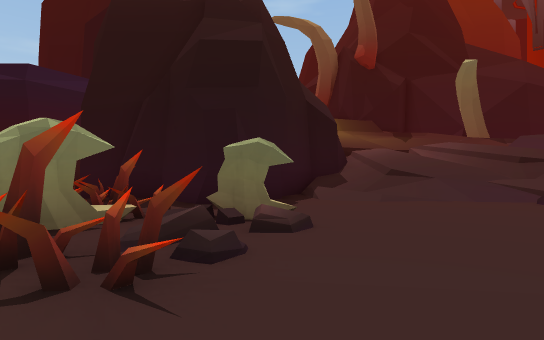
View 1 (above)

24 first-person views from a walk through a scene from a Unity 3-D project. The camera is 1.2 m above the floor, looks level and sees 80° across. The floor is counted in squares, 2 m on a side. Each view is taken from the middle of a square. On the plan, view 1 faces up. The plan holds only what a view shows up to about 10 squares ahead; the rest is blank. The place goes on beyond the plan. The player is left out.

View 2
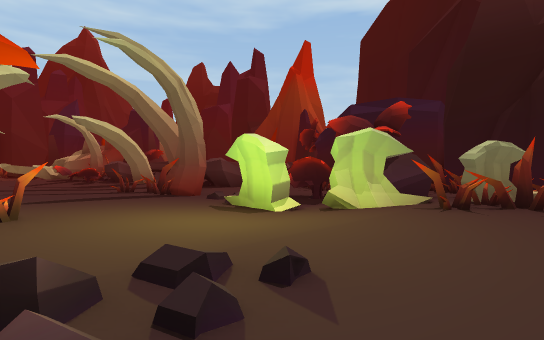

View 3
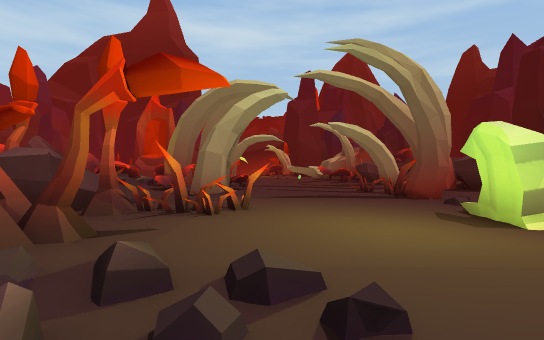

View 4
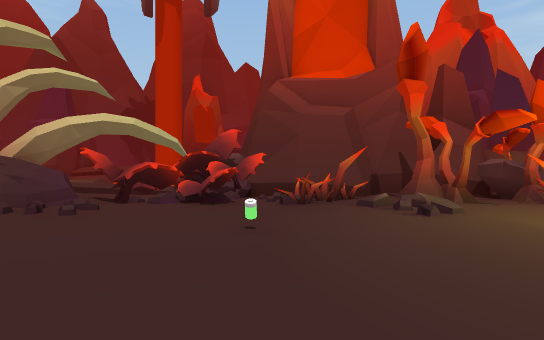

View 5
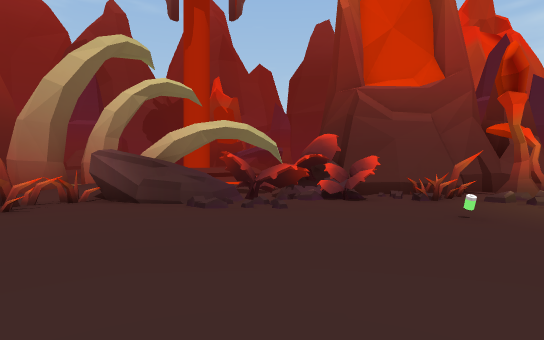

View 6
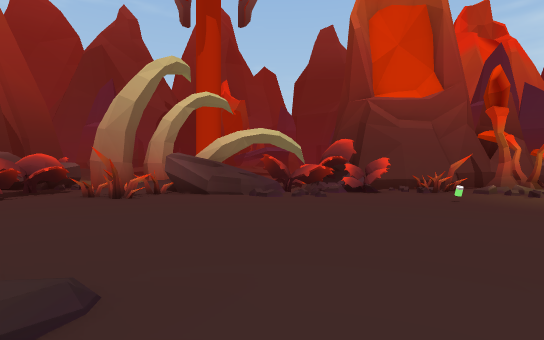

View 7
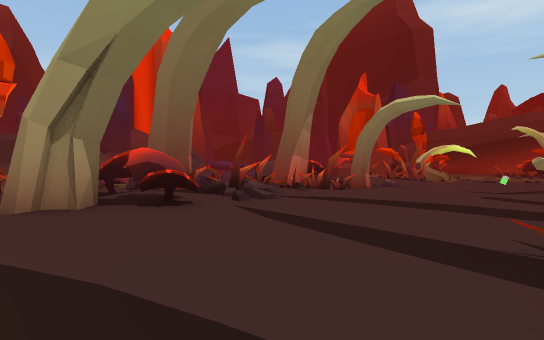

View 8
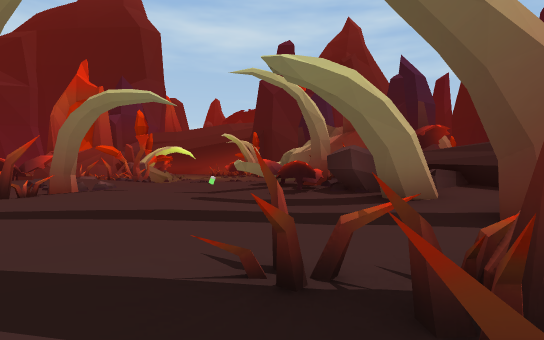

View 9
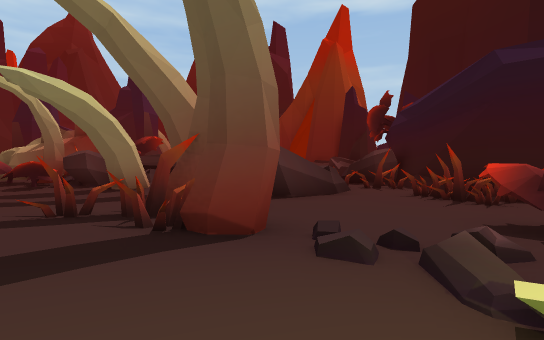

View 10
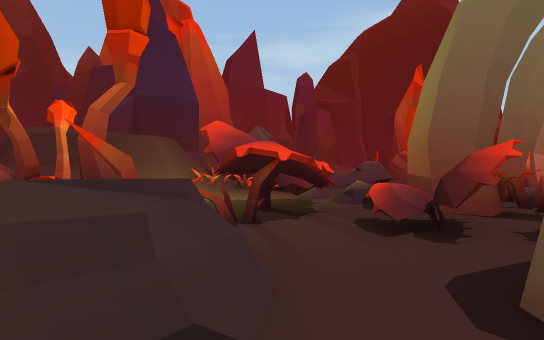

View 11
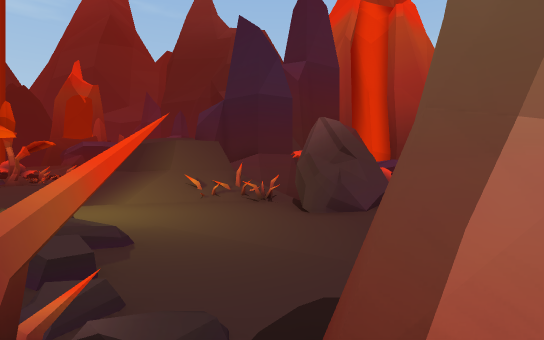

View 12
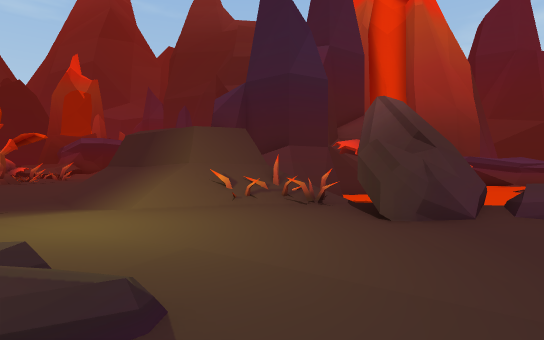

View 13
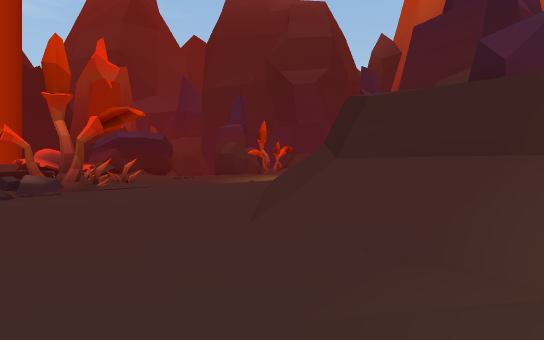

View 14
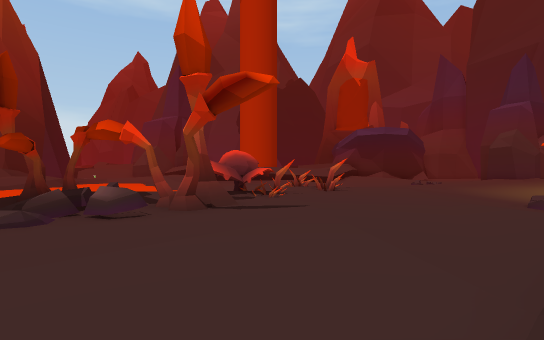

View 15
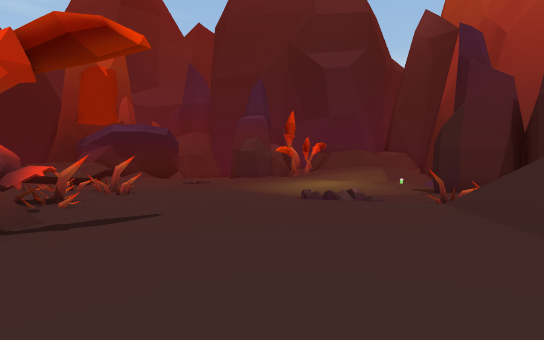

View 16
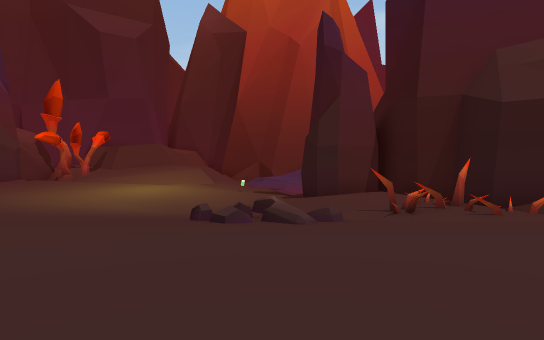

View 17
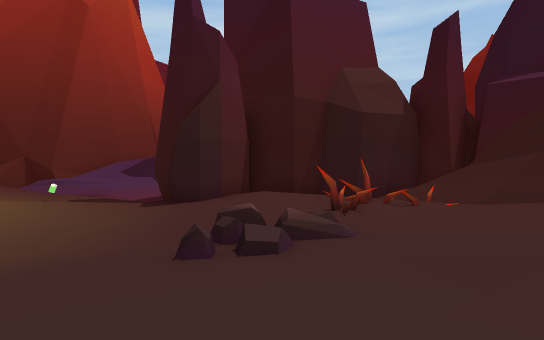

View 18
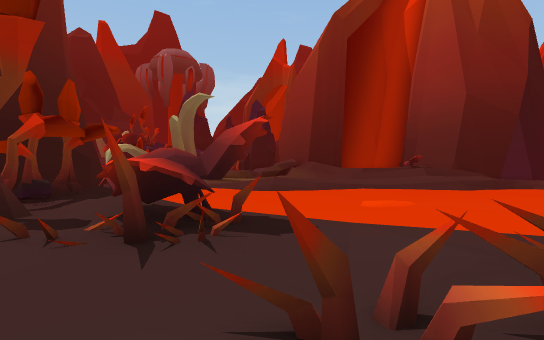

View 19
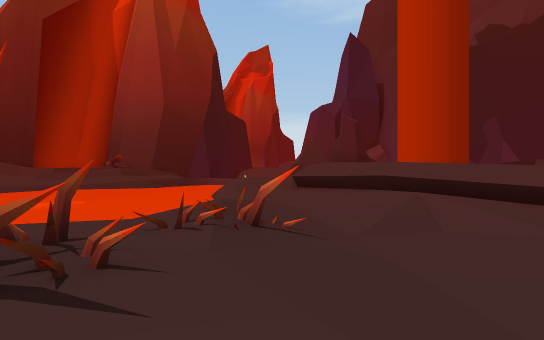

View 20
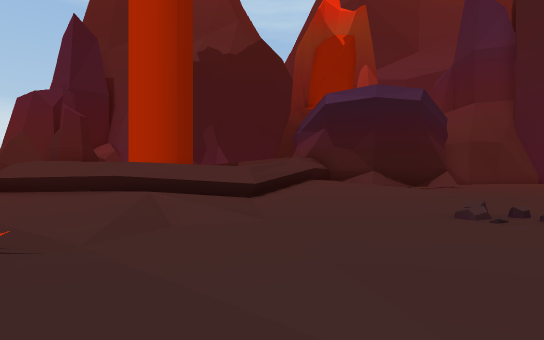

View 21
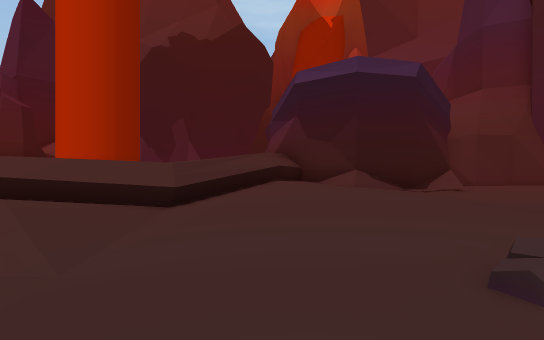

View 22
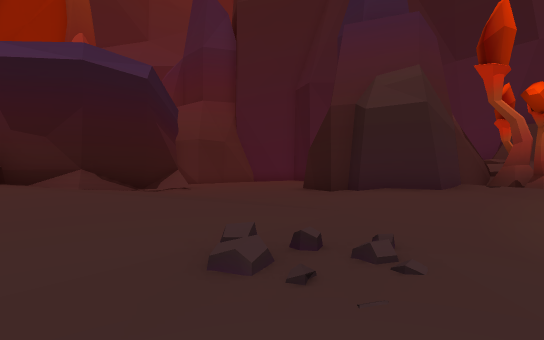

View 23
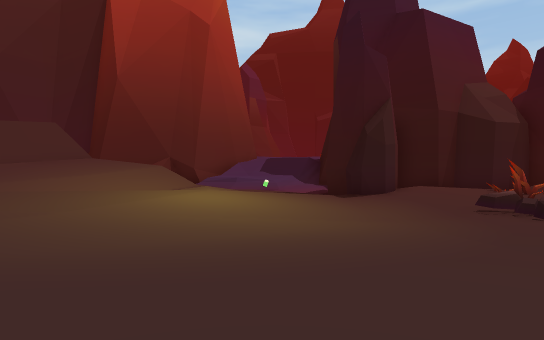

View 24
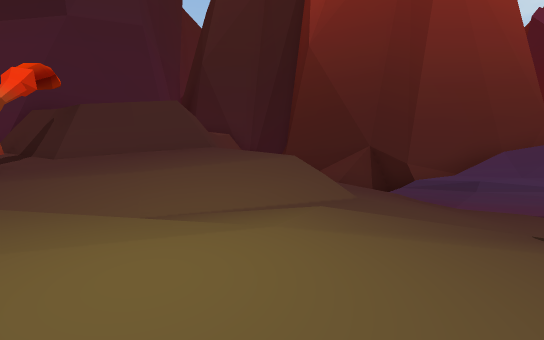

### Floor plan
Key: @ floor where view 1 was taken; # wall or solid block; x gap in a wall; . main floor; : floor 0.25 m higher than the main floor; - floor 0.25 m lower than the main floor; + floor 0.5 m higher than the main floor; _ floor 0.5 m lower than the main floor; * floor 0.75 m higher than the main floor; < floor 0.75 m lower than the main floor; % floor 1 m higher than the main floor; ( floor 1 m lower than the main floor; & floor 1.25 m higher than the main floor; $ floor 1.5 m higher than the main floor; / step, stairs or slope; = window, fence, low wall or low ledge; ^ raised ledge; O other object.
Columns run from 20 left of view 1 to 9 right of it. Each row starts with its distance up from view 1.
  7         x-OOO  OO####.://%
  6         ^-_O_  OO..#...../
  5     ^   ^-___O ##O.......
  4 O^^^:.  #-__OO###OOO.....O
  3 O  ^O-#  -___O ^^O.//.....:
  2   #xO---##_____OOOOO...:::::
  1 :#O.-___OO#_OOO//O....:::::::
  0 O..-___-O---____-...@........
 -1 ..---------------.............
 -2 .-O--------------...O....../O.
 -3 ..............O../.........OO.
 -4 ..............OO.////...^^^#..
 -5   #-O/OO.O#---O #/.OOOOOO^^x:#
 -6    O#/OO#.-/^^#=#####OOOO.####
 -7     _-. #O.^^## ######O _.+
 -8     __-OOOOO  ####   ## .:+
 -9     <__.O.OO
-10    ____--.###
-11   /___---..#
-12   =^#--./-- -
-13   ###O////___-
-14    O//O##//___-
-15       /###//----  ###
-16      ### ##//-...
-17     ##    #//.....O
-18           #//....//:  <_
-19            //:...OO:  <__
-20      OO### //....#.:  (<<<
-21      OO ////+......:/  (((((
-22       #///-.::.....O/ <(((((
-23       ##_/_-......OO. <<<((<<
-24        #-OO_--..../../ (((((((
-25        #./O//--.../..-  (<<(((
-26       ^/.-__O/-...O/O-/
-27       #O--___/_-..OO//...
-28        OO___<__- ...-O______
-29       /O____<___-.-___<<_____^
-30       -/________-.--__<___--^#
-31       :_O---____-.--__<_-..^#
-32   ///++--/..-___-.--___-..^#
-33 ###//+/..-::.----.-----_-^#
-34   ##  .://-.:..--.--...-^#
-35    #/   $////:..........^
-36    ##   $$%// ::....::::.^
-37    ##   ##/* /+::....::::^
-38        ####%#/###..-..::+^
-39           #/%## #..--...:^
-40           ##&   ##.---.###
-41            #$    ..--_##
-42                    --_
-43                    --

Positions as (right, up) in squares from view 1, and headings:
1: (0, 0), facing up
2: (-1, -4), facing up-left
3: (-1, -3), facing left
4: (0, 2), facing down
5: (3, 3), facing down
6: (4, 5), facing down
7: (-9, 0), facing down-left
8: (-10, 0), facing left
9: (-7, -1), facing up-left
10: (-8, -5), facing down-left
11: (-15, -5), facing down
12: (-14, -7), facing down
13: (-8, -12), facing down
14: (-8, -17), facing down-right
15: (-6, -17), facing down
16: (-4, -22), facing down-left
17: (-4, -26), facing left
18: (-3, -26), facing up-right
19: (-3, -28), facing right
20: (-3, -28), facing down-right
21: (-2, -31), facing down-right
22: (-2, -31), facing down
23: (-2, -31), facing left
24: (-8, -31), facing down-left
